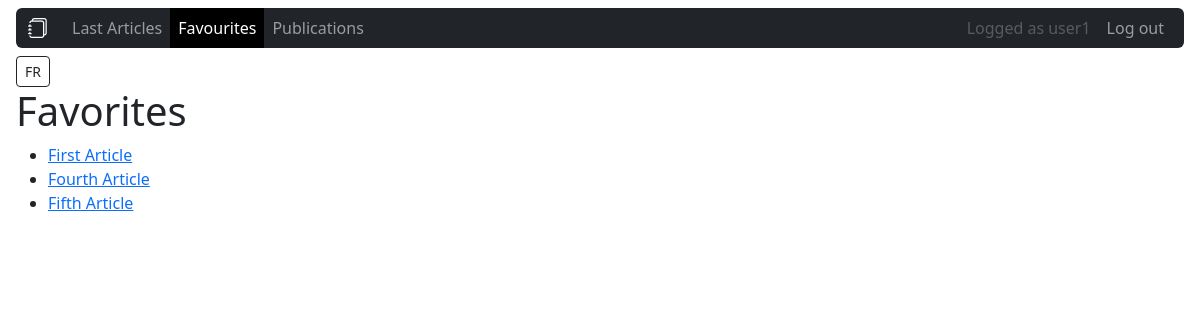
/favourites (signed in), run on the app's committed database.
### articles/models.py (models this page shows, shortened)
class UserFavoriteArticle(models.Model):
	user = models.ForeignKey(settings.AUTH_USER_MODEL, on_delete=models.CASCADE, related_name="favorites")
	article = models.ForeignKey(Article, on_delete=models.CASCADE, related_name="favorited_by")
	class Meta:
		unique_together = ("user", "article")

class Article(models.Model):
	title = models.CharField(max_length=64, null=False, blank=False)
	author = models.ForeignKey(settings.AUTH_USER_MODEL, on_delete=models.CASCADE, null=False, blank=False)
	created = models.DateTimeField(auto_now_add=True)
	synopsis = models.CharField(max_length=312, null=False, blank=False)
	content = models.TextField(null=False, blank=False)

### articles/views.py (the view)
# urls.py: path('favourites', FavouritesListView.as_view(), name="favourites"),
class FavouritesListView(LoginRequiredMixin, ListView):
	model = UserFavoriteArticle
	template_name = "favourites.html"
	context_object_name = "favourites"
	login_url = "login"
	def get_queryset(self):
		return UserFavoriteArticle.objects.filter(user=self.request.user)

### articles/templates/favourites.html (shortened to what this page needs)
{% extends "base.html" %}
{% block content %}
<h1>Favorites</h1>
{% if favourites %}
	<ul>
		{% for fav in favourites %}
		<li><a href="{% url 'details' fav.article.id %}">{{ fav.article.title }}</a></li>
		{% endfor %}
	</ul>
{% else %}
	<p>No favourites available</p>
{% endif %}
{% endblock content %}

### articles/templates/base.html (shortened to what this page needs)
<!DOCTYPE html>
<html lang="en">
<head>
	<link href="https://cdn.jsdelivr.net/npm/bootstrap@5.3.2/dist/css/bootstrap.min.css" rel="stylesheet">
	<link rel="stylesheet" href="https://cdn.jsdelivr.net/npm/bootstrap-icons@1.10.5/font/bootstrap-icons.css">
</head>
<body class="px-3">
{% load i18n %}
<nav class="navbar navbar-expand-lg navbar-dark bg-white">
  <div class="container-fluid bg-dark rounded">
	<a class="navbar-brand" href="{% url 'home' %}"><i class="bi bi-journals"></i></a>
	  <ul class="navbar-nav">
		<li class="nav-item">
			<a class="nav-link {% if request.resolver_match.url_name == 'articles' %}bg-black text-white{% endif %}"
				href="{% url 'articles' %}">{% trans " Last Articles" %}</a>
		</li>
		{% if user.is_authenticated %}
		<li class="nav-item">
			<a class="nav-link {% if request.resolver_match.url_name == 'favourites' %}bg-black text-white{% endif %}"
				href="{% url 'favourites' %}">{% trans "Favourites" %}</a>
		</li>
		<li class="nav-item">
			<a class="nav-link {% if request.resolver_match.url_name == 'publications' %}bg-black text-white{% endif %}"
				href="{% url 'publications' %}">{% trans "Publications" %}</a>
		</li>
		{% else %}
		  <li class="nav-item">
				<a class="nav-link {% if request.resolver_match.url_name == 'register' %}bg-black text-white{% endif %}"
				href="{% url 'register' %}">{% trans "Register" %}</a>
		  </li>
		{% endif %}
	  </ul>
	  <ul class="navbar-nav ms-auto">
		{% if user.is_authenticated %}
		  <li class="nav-item">
			<span class="nav-link disabled">{% trans "Logged as" %} {{ user.username }}</span>
		  </li>
		  <li class="nav-item">
			<a class="nav-link" href="{% url 'logout' %}">{% trans "Log out" %}</a>
		  </li>
		{% endif %}
	  </ul>
	</div>
</nav>
<form action="{% url 'set_language' %}" method="post">
    {% if request.LANGUAGE_CODE == 'en' %}
	<a href="/fr{{ request.get_full_path|slice:'3:' }}" class="btn btn-sm btn-outline-dark text-dark">FR</a>
	{% else %}
	<a href="/en{{ request.get_full_path|slice:'3:' }}" class="btn btn-sm btn-outline-dark text-dark">EN</a>
	{% endif %}
</form>
	{% block content %}{% endblock content %}
</body>
</html>

### data on the page
UserFavoriteArticle: article "First Article"
UserFavoriteArticle: article "Fourth Article"
UserFavoriteArticle: article "Fifth Article"

### other printed values
{{ user.username }} "user1"
